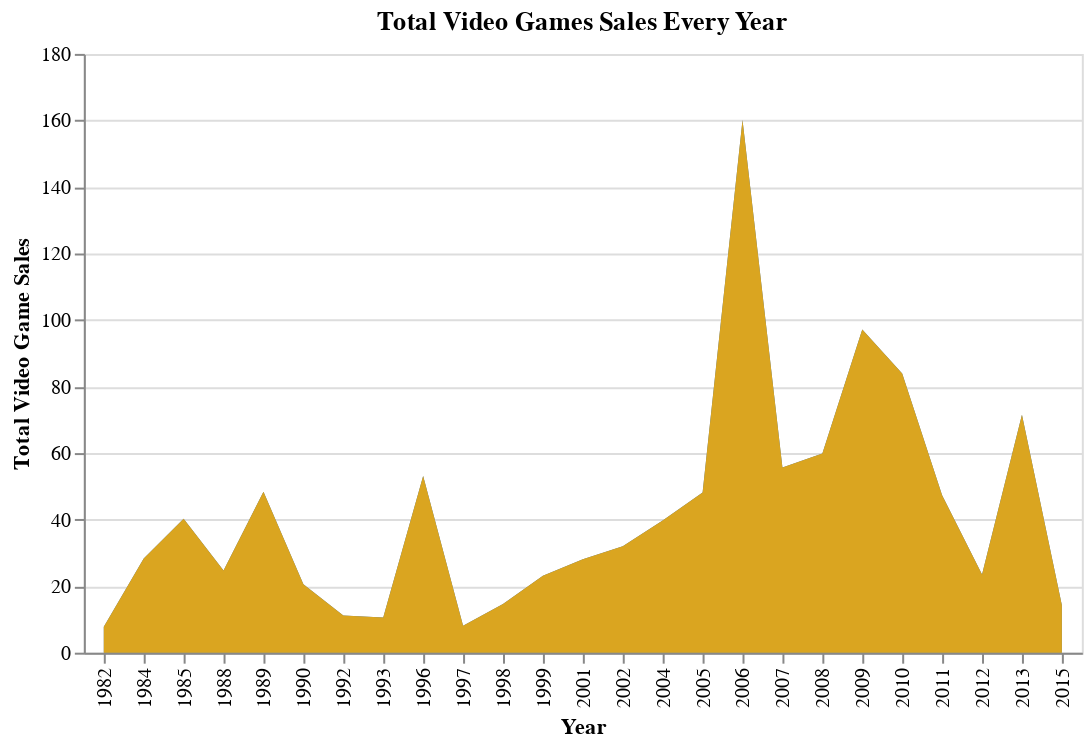

Here is the notebook cell this chart was saved with:
### Code cell
brush = alt.selection_interval(encodings=['x'])

base = alt.Chart(vg_5).mark_area().encode(
    x=alt.X('Year:O'),
    y=alt.Y('sum(Global_Sales):Q', title='Total Video Game Sales'),
    tooltip=["sum(Global_Sales)", 'Year'],
)

selected = base.transform_filter(brush).mark_area(color='goldenrod')

chart1 = alt.layer(base.add_selection(brush), selected).properties(title="Total Video Games Sales Every Year")
chart1

### Figure 1 — Vega-Lite specification as saved in the notebook (floating-point values rounded to 4 significant figures)
{"config": {"view": {"continuousWidth": 400, "continuousHeight": 300}}, "layer": [{"mark": "area", "encoding": {"tooltip": [{"aggregate": "sum", "field": "Global_Sales", "type": "quantitative"}, {"field": "Year", "type": "quantitative"}], "x": {"field": "Year", "type": "ordinal"}, "y": {"aggregate": "sum", "field": "Global_Sales", "title": "Total Video Game Sales", "type": "quantitative"}}, "selection": {"selector031": {"type": "interval", "encodings": ["x"]}}}, {"mark": {"type": "area", "color": "goldenrod"}, "encoding": {"tooltip": [{"aggregate": "sum", "field": "Global_Sales", "type": "quantitative"}, {"field": "Year", "type": "quantitative"}], "x": {"field": "Year", "type": "ordinal"}, "y": {"aggregate": "sum", "field": "Global_Sales", "title": "Total Video Game Sales", "type": "quantitative"}}, "transform": [{"filter": {"selection": "selector031"}}]}], "data": {"name": "data-2d2c4e441ca7ecb15b6e03247ae2ed43"}, "title": "Total Video Games Sales Every Year", "$schema": "https://vega.github.io/schema/vega-lite/v4.17.0.json", "datasets": {"data-2d2c4e441ca7ecb15b6e03247ae2ed43": [{"Rank": 1, "Name": "Wii Sports", "Platform": "Wii", "Year": 2006.0, "Genre": "Sports", "Publisher": "Nintendo", "NA_Sales": 41.49, "EU_Sales": 29.02, "JP_Sales": 3.77, "Other_Sales": 8.46, "Global_Sales": 82.74}, {"Rank": 2, "Name": "Super Mario Bros.", "Platform": "NES", "Year": 1985.0, "Genre": "Platform", "Publisher": "Nintendo", "NA_Sales": 29.08, "EU_Sales": 3.58, "JP_Sales": 6.81, "Other_Sales": 0.77, "Global_Sales": 40.24}, {"Rank": 3, "Name": "Mario Kart Wii", "Platform": "Wii", "Year": 2008.0, "Genre": "Racing", "Publisher": "Nintendo", "NA_Sales": 15.85, "EU_Sales": 12.88, "JP_Sales": 3.79, "Other_Sales": 3.31, "Global_Sales": 35.82}, {"Rank": 4, "Name": "Wii Sports Resort", "Platform": "Wii", "Year": 2009.0, "Genre": "Sports", "Publisher": "Nintendo", "NA_Sales": 15.75, "EU_Sales": 11.01, "JP_Sales": 3.28, "Other_Sales": 2.96, "Global_Sales": 33.0}, {"Rank": 5, "Name": "Pokemon Red/Pokemon Blue", "Platform": "GB", "Year": 1996.0, "Genre": "Role-Playing", "Publisher": "Nintendo", "NA_Sales": 11.27, "EU_Sales": 8.89, "JP_Sales": 10.22, "Other_Sales": 1.0, "Global_Sales": 31.37}, {"Rank": 6, "Name": "Tetris", "Platform": "GB", "Year": 1989.0, "Genre": "Puzzle", "Publisher": "Nintendo", "NA_Sales": 23.2, "EU_Sales": 2.26, "JP_Sales": 4.22, "Other_Sales": 0.58, "Global_Sales": 30.26}, {"Rank": 7, "Name": "New Super Mario Bros.", "Platform": "DS", "Year": 2006.0, "Genre": "Platform", "Publisher": "Nintendo", "NA_Sales": 11.38, "EU_Sales": 9.23, "JP_Sales": 6.5, "Other_Sales": 2.9, "Global_Sales": 30.01}, {"Rank": 8, "Name": "Wii Play", "Platform": "Wii", "Year": 2006.0, "Genre": "Misc", "Publisher": "Nintendo", "NA_Sales": 14.03, "EU_Sales": 9.2, "JP_Sales": 2.93, "Other_Sales": 2.85, "Global_Sales": 29.02}, {"Rank": 9, "Name": "New Super Mario Bros. Wii", "Platform": "Wii", "Year": 2009.0, "Genre": "Platform", "Publisher": "Nintendo", "NA_Sales": 14.59, "EU_Sales": 7.06, "JP_Sales": 4.7, "Other_Sales": 2.26, "Global_Sales": 28.62}, {"Rank": 10, "Name": "Duck Hunt", "Platform": "NES", "Year": 1984.0, "Genre": "Shooter", "Publisher": "Nintendo", "NA_Sales": 26.93, "EU_Sales": 0.63, "JP_Sales": 0.28, "Other_Sales": 0.47, "Global_Sales": 28.31}, {"Rank": 11, "Name": "Nintendogs", "Platform": "DS", "Year": 2005.0, "Genre": "Simulation", "Publisher": "Nintendo", "NA_Sales": 9.07, "EU_Sales": 11.0, "JP_Sales": 1.93, "Other_Sales": 2.75, "Global_Sales": 24.76}, {"Rank": 12, "Name": "Mario Kart DS", "Platform": "DS", "Year": 2005.0, "Genre": "Racing", "Publisher": "Nintendo", "NA_Sales": 9.81, "EU_Sales": 7.57, "JP_Sales": 4.13, "Other_Sales": 1.92, "Global_Sales": 23.42}, {"Rank": 13, "Name": "Pokemon Gold/Pokemon Silver", "Platform": "GB", "Year": 1999.0, "Genre": "Role-Playing", "Publisher": "Nintendo", "NA_Sales": 9.0, "EU_Sales": 6.18, "JP_Sales": 7.2, "Other_Sales": 0.71, "Global_Sales": 23.1}, {"Rank": 14, "Name": "Wii Fit", "Platform": "Wii", "Year": 2007.0, "Genre": "Sports", "Publisher": "Nintendo", "NA_Sales": 8.94, "EU_Sales": 8.03, "JP_Sales": 3.6, "Other_Sales": 2.15, "Global_Sales": 22.72}, {"Rank": 15, "Name": "Wii Fit Plus", "Platform": "Wii", "Year": 2009.0, "Genre": "Sports", "Publisher": "Nintendo", "NA_Sales": 9.09, "EU_Sales": 8.59, "JP_Sales": 2.53, "Other_Sales": 1.79, "Global_Sales": 22.0}, {"Rank": 16, "Name": "Kinect Adventures!", "Platform": "X360", "Year": 2010.0, "Genre": "Misc", "Publisher": "Microsoft Game Studios", "NA_Sales": 14.97, "EU_Sales": 4.94, "JP_Sales": 0.24, "Other_Sales": 1.67, "Global_Sales": 21.82}, {"Rank": 17, "Name": "Grand Theft Auto V", "Platform": "PS3", "Year": 2013.0, "Genre": "Action", "Publisher": "Take-Two Interactive", "NA_Sales": 7.01, "EU_Sales": 9.27, "JP_Sales": 0.97, "Other_Sales": 4.14, "Global_Sales": 21.4}, {"Rank": 18, "Name": "Grand Theft Auto: San Andreas", "Platform": "PS2", "Year": 2004.0, "Genre": "Action", "Publisher": "Take-Two Interactive", "NA_Sales": 9.43, "EU_Sales": 0.4, "JP_Sales": 0.41, "Other_Sales": 10.57, "Global_Sales": 20.81}, {"Rank": 19, "Name": "Super Mario World", "Platform": "SNES", "Year": 1990.0, "Genre": "Platform", "Publisher": "Nintendo", "NA_Sales": 12.78, "EU_Sales": 3.75, "JP_Sales": 3.54, "Other_Sales": 0.55, "Global_Sales": 20.61}, {"Rank": 21, "Name": "Pokemon Diamond/Pokemon Pearl", "Platform": "DS", "Year": 2006.0, "Genre": "Role-Playing", "Publisher": "Nintendo", "NA_Sales": 6.42, "EU_Sales": 4.52, "JP_Sales": 6.04, "Other_Sales": 1.37, "Global_Sales": 18.36}, {"Rank": 22, "Name": "Super Mario Land", "Platform": "GB", "Year": 1989.0, "Genre": "Platform", "Publisher": "Nintendo", "NA_Sales": 10.83, "EU_Sales": 2.71, "JP_Sales": 4.18, "Other_Sales": 0.42, "Global_Sales": 18.14}, {"Rank": 23, "Name": "Super Mario Bros. 3", "Platform": "NES", "Year": 1988.0, "Genre": "Platform", "Publisher": "Nintendo", "NA_Sales": 9.54, "EU_Sales": 3.44, "JP_Sales": 3.84, "Other_Sales": 0.46, "Global_Sales": 17.28}, {"Rank": 24, "Name": "Grand Theft Auto V", "Platform": "X360", "Year": 2013.0, "Genre": "Action", "Publisher": "Take-Two Interactive", "NA_Sales": 9.63, "EU_Sales": 5.31, "JP_Sales": 0.06, "Other_Sales": 1.38, "Global_Sales": 16.38}, {"Rank": 25, "Name": "Grand Theft Auto: Vice City", "Platform": "PS2", "Year": 2002.0, "Genre": "Action", "Publisher": "Take-Two Interactive", "NA_Sales": 8.41, "EU_Sales": 5.49, "JP_Sales": 0.47, "Other_Sales": 1.78, "Global_Sales": 16.15}, {"Rank": 26, "Name": "Pokemon Ruby/Pokemon Sapphire", "Platform": "GBA", "Year": 2002.0, "Genre": "Role-Playing", "Publisher": "Nintendo", "NA_Sales": 6.06, "EU_Sales": 3.9, "JP_Sales": 5.38, "Other_Sales": 0.5, "Global_Sales": 15.85}, {"Rank": 27, "Name": "Pokemon Black/Pokemon White", "Platform": "DS", "Year": 2010.0, "Genre": "Role-Playing", "Publisher": "Nintendo", "NA_Sales": 5.57, "EU_Sales": 3.28, "JP_Sales": 5.65, "Other_Sales": 0.82, "Global_Sales": 15.32}, {"Rank": 29, "Name": "Gran Turismo 3: A-Spec", "Platform": "PS2", "Year": 2001.0, "Genre": "Racing", "Publisher": "Sony Computer Entertainment", "NA_Sales": 6.85, "EU_Sales": 5.09, "JP_Sales": 1.87, "Other_Sales": 1.16, "Global_Sales": 14.98}, {"Rank": 30, "Name": "Call of Duty: Modern Warfare 3", "Platform": "X360", "Year": 2011.0, "Genre": "Shooter", "Publisher": "Activision", "NA_Sales": 9.03, "EU_Sales": 4.28, "JP_Sales": 0.13, "Other_Sales": 1.32, "Global_Sales": 14.76}, {"Rank": 31, "Name": "Pokémon Yellow: Special Pikachu Edition", "Platform": "GB", "Year": 1998.0, "Genre": "Role-Playing", "Publisher": "Nintendo", "NA_Sales": 5.89, "EU_Sales": 5.04, "JP_Sales": 3.12, "Other_Sales": 0.59, "Global_Sales": 14.64}, {"Rank": 32, "Name": "Call of Duty: Black Ops", "Platform": "X360", "Year": 2010.0, "Genre": "Shooter", "Publisher": "Activision", "NA_Sales": 9.67, "EU_Sales": 3.73, "JP_Sales": 0.11, "Other_Sales": 1.13, "Global_Sales": 14.64}, {"Rank": 33, "Name": "Pokemon X/Pokemon Y", "Platform": "3DS", "Year": 2013.0, "Genre": "Role-Playing", "Publisher": "Nintendo", "NA_Sales": 5.17, "EU_Sales": 4.05, "JP_Sales": 4.34, "Other_Sales": 0.79, "Global_Sales": 14.35}, {"Rank": 34, "Name": "Call of Duty: Black Ops 3", "Platform": "PS4", "Year": 2015.0, "Genre": "Shooter", "Publisher": "Activision", "NA_Sales": 5.77, "EU_Sales": 5.81, "JP_Sales": 0.35, "Other_Sales": 2.31, "Global_Sales": 14.24}, {"Rank": 36, "Name": "Call of Duty: Black Ops II", "Platform": "X360", "Year": 2012.0, "Genre": "Shooter", "Publisher": "Activision", "NA_Sales": 8.25, "EU_Sales": 4.3, "JP_Sales": 0.07, "Other_Sales": 1.12, "Global_Sales": 13.73}, {"Rank": 37, "Name": "Call of Duty: Modern Warfare 2", "Platform": "X360", "Year": 2009.0, "Genre": "Shooter", "Publisher": "Activision", "NA_Sales": 8.52, "EU_Sales": 3.63, "JP_Sales": 0.08, "Other_Sales": 1.29, "Global_Sales": 13.51}, {"Rank": 38, "Name": "Call of Duty: Modern Warfare 3", "Platform": "PS3", "Year": 2011.0, "Genre": "Shooter", "Publisher": "Activision", "NA_Sales": 5.54, "EU_Sales": 5.82, "JP_Sales": 0.49, "Other_Sales": 1.62, "Global_Sales": 13.46}, {"Rank": 39, "Name": "Grand Theft Auto III", "Platform": "PS2", "Year": 2001.0, "Genre": "Action", "Publisher": "Take-Two Interactive", "NA_Sales": 6.99, "EU_Sales": 4.51, "JP_Sales": 0.3, "Other_Sales": 1.3, "Global_Sales": 13.1}, {"Rank": 40, "Name": "Super Smash Bros. Brawl", "Platform": "Wii", "Year": 2008.0, "Genre": "Fighting", "Publisher": "Nintendo", "NA_Sales": 6.75, "EU_Sales": 2.61, "JP_Sales": 2.66, "Other_Sales": 1.02, "Global_Sales": 13.04}, {"Rank": 41, "Name": "Call of Duty: Black Ops", "Platform": "PS3", "Year": 2010.0, "Genre": "Shooter", "Publisher": "Activision", "NA_Sales": 5.98, "EU_Sales": 4.44, "JP_Sales": 0.48, "Other_Sales": 1.83, "Global_Sales": 12.73}, {"Rank": 44, "Name": "Halo 3", "Platform": "X360", "Year": 2007.0, "Genre": "Shooter", "Publisher": "Microsoft Game Studios", "NA_Sales": 7.97, "EU_Sales": 2.83, "JP_Sales": 0.13, "Other_Sales": 1.21, "Global_Sales": 12.14}, {"Rank": 47, "Name": "Super Mario 64", "Platform": "N64", "Year": 1996.0, "Genre": "Platform", "Publisher": "Nintendo", "NA_Sales": 6.91, "EU_Sales": 2.85, "JP_Sales": 1.91, "Other_Sales": 0.23, "Global_Sales": 11.89}, {"Rank": 49, "Name": "Super Mario Galaxy", "Platform": "Wii", "Year": 2007.0, "Genre": "Platform", "Publisher": "Nintendo", "NA_Sales": 6.16, "EU_Sales": 3.4, "JP_Sales": 1.2, "Other_Sales": 0.76, "Global_Sales": 11.52}, {"Rank": 51, "Name": "Super Mario Land 2: 6 Golden Coins", "Platform": "GB", "Year": 1992.0, "Genre": "Adventure", "Publisher": "Nintendo", "NA_Sales": 6.16, "EU_Sales": 2.04, "JP_Sales": 2.69, "Other_Sales": 0.29, "Global_Sales": 11.18}, {"Rank": 52, "Name": "Grand Theft Auto IV", "Platform": "X360", "Year": 2008.0, "Genre": "Action", "Publisher": "Take-Two Interactive", "NA_Sales": 6.76, "EU_Sales": 3.1, "JP_Sales": 0.14, "Other_Sales": 1.03, "Global_Sales": 11.02}, {"Rank": 58, "Name": "Super Mario All-Stars", "Platform": "SNES", "Year": 1993.0, "Genre": "Platform", "Publisher": "Nintendo", "NA_Sales": 5.99, "EU_Sales": 2.15, "JP_Sales": 2.12, "Other_Sales": 0.29, "Global_Sales": 10.55}, {"Rank": 60, "Name": "Super Mario 64", "Platform": "DS", "Year": 2004.0, "Genre": "Platform", "Publisher": "Nintendo", "NA_Sales": 5.08, "EU_Sales": 3.11, "JP_Sales": 1.25, "Other_Sales": 0.98, "Global_Sales": 10.42}, {"Rank": 61, "Name": "Just Dance 3", "Platform": "Wii", "Year": 2011.0, "Genre": "Misc", "Publisher": "Ubisoft", "NA_Sales": 6.05, "EU_Sales": 3.15, "JP_Sales": 0.0, "Other_Sales": 1.07, "Global_Sales": 10.26}, {"Rank": 62, "Name": "Call of Duty: Ghosts", "Platform": "X360", "Year": 2013.0, "Genre": "Shooter", "Publisher": "Activision", "NA_Sales": 6.72, "EU_Sales": 2.63, "JP_Sales": 0.04, "Other_Sales": 0.82, "Global_Sales": 10.21}, {"Rank": 63, "Name": "Halo: Reach", "Platform": "X360", "Year": 2010.0, "Genre": "Shooter", "Publisher": "Microsoft Game Studios", "NA_Sales": 7.03, "EU_Sales": 1.98, "JP_Sales": 0.08, "Other_Sales": 0.78, "Global_Sales": 9.88}, {"Rank": 64, "Name": "Mario Kart 64", "Platform": "N64", "Year": 1996.0, "Genre": "Racing", "Publisher": "Nintendo", "NA_Sales": 5.55, "EU_Sales": 1.94, "JP_Sales": 2.23, "Other_Sales": 0.15, "Global_Sales": 9.87}, {"Rank": 66, "Name": "Halo 4", "Platform": "X360", "Year": 2012.0, "Genre": "Shooter", "Publisher": "Microsoft Game Studios", "NA_Sales": 6.63, "EU_Sales": 2.36, "JP_Sales": 0.04, "Other_Sales": 0.73, "Global_Sales": 9.76}, {"Rank": 69, "Name": "Just Dance 2", "Platform": "Wii", "Year": 2010.0, "Genre": "Misc", "Publisher": "Ubisoft", "NA_Sales": 5.84, "EU_Sales": 2.89, "JP_Sales": 0.01, "Other_Sales": 0.78, "Global_Sales": 9.52}, {"Rank": 71, "Name": "Call of Duty 4: Modern Warfare", "Platform": "X360", "Year": 2007.0, "Genre": "Shooter", "Publisher": "Activision", "NA_Sales": 5.91, "EU_Sales": 2.38, "JP_Sales": 0.13, "Other_Sales": 0.9, "Global_Sales": 9.32}, {"Rank": 73, "Name": "Minecraft", "Platform": "X360", "Year": 2013.0, "Genre": "Misc", "Publisher": "Microsoft Game Studios", "NA_Sales": 5.58, "EU_Sales": 2.83, "JP_Sales": 0.02, "Other_Sales": 0.77, "Global_Sales": 9.2}, {"Rank": 76, "Name": "The Elder Scrolls V: Skyrim", "Platform": "X360", "Year": 2011.0, "Genre": "Role-Playing", "Publisher": "Bethesda Softworks", "NA_Sales": 5.03, "EU_Sales": 2.86, "JP_Sales": 0.1, "Other_Sales": 0.85, "Global_Sales": 8.84}, {"Rank": 80, "Name": "Halo 2", "Platform": "XB", "Year": 2004.0, "Genre": "Shooter", "Publisher": "Microsoft Game Studios", "NA_Sales": 6.82, "EU_Sales": 1.53, "JP_Sales": 0.05, "Other_Sales": 0.08, "Global_Sales": 8.49}, {"Rank": 85, "Name": "GoldenEye 007", "Platform": "N64", "Year": 1997.0, "Genre": "Shooter", "Publisher": "Nintendo", "NA_Sales": 5.8, "EU_Sales": 2.01, "JP_Sales": 0.13, "Other_Sales": 0.15, "Global_Sales": 8.09}, {"Rank": 90, "Name": "Pac-Man", "Platform": "2600", "Year": 1982.0, "Genre": "Puzzle", "Publisher": "Atari", "NA_Sales": 7.28, "EU_Sales": 0.45, "JP_Sales": 0.0, "Other_Sales": 0.08, "Global_Sales": 7.81}, {"Rank": 97, "Name": "Super Mario Bros. 2", "Platform": "NES", "Year": 1988.0, "Genre": "Platform", "Publisher": "Nintendo", "NA_Sales": 5.39, "EU_Sales": 1.18, "JP_Sales": 0.7, "Other_Sales": 0.19, "Global_Sales": 7.46}]}}
